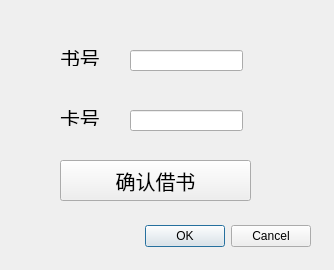
<?xml version="1.0" encoding="UTF-8"?>
<ui version="4.0">
 <class>BorrowBook</class>
 <widget class="QDialog" name="BorrowBook">
  <property name="geometry">
   <rect>
    <x>0</x>
    <y>0</y>
    <width>334</width>
    <height>270</height>
   </rect>
  </property>
  <property name="windowTitle">
   <string>Dialog</string>
  </property>
  <widget class="QDialogButtonBox" name="buttonBox">
   <property name="geometry">
    <rect>
     <x>-30</x>
     <y>220</y>
     <width>341</width>
     <height>32</height>
    </rect>
   </property>
   <property name="orientation">
    <enum>Qt::Horizontal</enum>
   </property>
   <property name="standardButtons">
    <set>QDialogButtonBox::Cancel|QDialogButtonBox::Ok</set>
   </property>
  </widget>
  <widget class="QLabel" name="label">
   <property name="geometry">
    <rect>
     <x>60</x>
     <y>50</y>
     <width>60</width>
     <height>16</height>
    </rect>
   </property>
   <property name="font">
    <font>
     <pointsize>15</pointsize>
    </font>
   </property>
   <property name="text">
    <string>书号</string>
   </property>
  </widget>
  <widget class="QLabel" name="label_2">
   <property name="geometry">
    <rect>
     <x>60</x>
     <y>110</y>
     <width>60</width>
     <height>16</height>
    </rect>
   </property>
   <property name="font">
    <font>
     <pointsize>15</pointsize>
    </font>
   </property>
   <property name="text">
    <string>卡号</string>
   </property>
  </widget>
  <widget class="QLineEdit" name="lineEdit">
   <property name="geometry">
    <rect>
     <x>130</x>
     <y>50</y>
     <width>113</width>
     <height>21</height>
    </rect>
   </property>
  </widget>
  <widget class="QLineEdit" name="lineEdit_2">
   <property name="geometry">
    <rect>
     <x>130</x>
     <y>110</y>
     <width>113</width>
     <height>21</height>
    </rect>
   </property>
  </widget>
  <widget class="QPushButton" name="pushButton">
   <property name="geometry">
    <rect>
     <x>60</x>
     <y>160</y>
     <width>191</width>
     <height>41</height>
    </rect>
   </property>
   <property name="font">
    <font>
     <pointsize>15</pointsize>
    </font>
   </property>
   <property name="text">
    <string>确认借书</string>
   </property>
  </widget>
 </widget>
 <resources/>
 <connections>
  <connection>
   <sender>buttonBox</sender>
   <signal>accepted()</signal>
   <receiver>BorrowBook</receiver>
   <slot>accept()</slot>
   <hints>
    <hint type="sourcelabel">
     <x>248</x>
     <y>254</y>
    </hint>
    <hint type="destinationlabel">
     <x>157</x>
     <y>274</y>
    </hint>
   </hints>
  </connection>
  <connection>
   <sender>buttonBox</sender>
   <signal>rejected()</signal>
   <receiver>BorrowBook</receiver>
   <slot>reject()</slot>
   <hints>
    <hint type="sourcelabel">
     <x>316</x>
     <y>260</y>
    </hint>
    <hint type="destinationlabel">
     <x>286</x>
     <y>274</y>
    </hint>
   </hints>
  </connection>
 </connections>
</ui>
